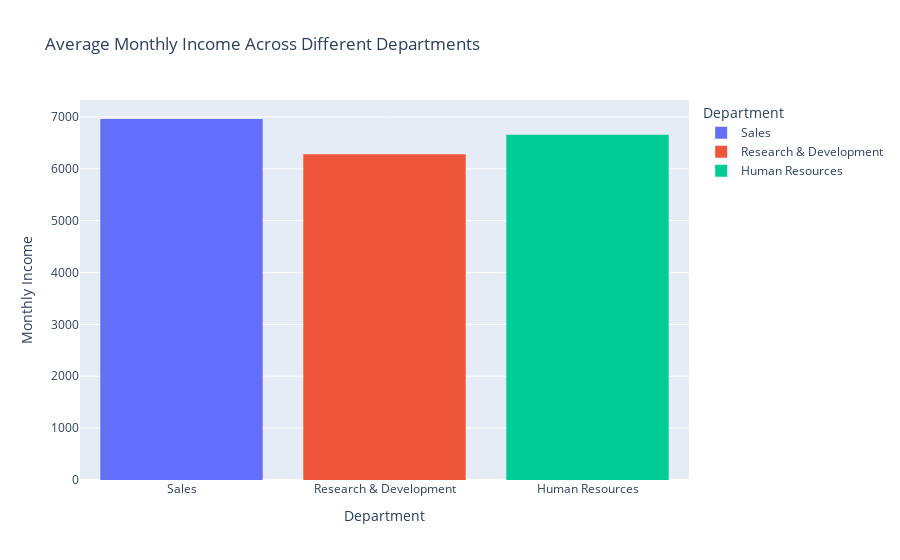

Notebook code for this chart:
### Code cell
fig = px.histogram(df, x='Department', y='MonthlyIncome', color='Department',
             title="Average Monthly Income Across Different Departments",histfunc='avg')
fig.update_layout(xaxis_title='Department', yaxis_title='Monthly Income')
fig.show()

### Figure 1 — Plotly figure (JSON) as saved in the notebook; plotly's stock layout.template omitted (floating-point values rounded to 4 significant figures; data arrays with more than 128 entries replaced by an {"elided": "..."} marker saying what was removed)
{"data": [{"alignmentgroup": "True", "bingroup": "x", "histfunc": "avg", "hovertemplate": "Department=%{x}<br>avg of MonthlyIncome=%{y}<extra></extra>", "legendgroup": "Sales", "marker": {"color": "#636efa", "pattern": {"shape": ""}}, "name": "Sales", "offsetgroup": "Sales", "orientation": "v", "showlegend": true, "type": "histogram", "x": {"elided": "446 str values"}, "xaxis": "x", "y": {"elided": "446 int values"}, "yaxis": "y"}, {"alignmentgroup": "True", "bingroup": "x", "histfunc": "avg", "hovertemplate": "Department=%{x}<br>avg of MonthlyIncome=%{y}<extra></extra>", "legendgroup": "Research & Development", "marker": {"color": "#EF553B", "pattern": {"shape": ""}}, "name": "Research & Development", "offsetgroup": "Research & Development", "orientation": "v", "showlegend": true, "type": "histogram", "x": {"elided": "961 str values"}, "xaxis": "x", "y": {"elided": "961 int values"}, "yaxis": "y"}, {"alignmentgroup": "True", "bingroup": "x", "histfunc": "avg", "hovertemplate": "Department=%{x}<br>avg of MonthlyIncome=%{y}<extra></extra>", "legendgroup": "Human Resources", "marker": {"color": "#00cc96", "pattern": {"shape": ""}}, "name": "Human Resources", "offsetgroup": "Human Resources", "orientation": "v", "showlegend": true, "type": "histogram", "x": ["Human Resources", "Human Resources", "Human Resources", "Human Resources", "Human Resources", "Human Resources", "Human Resources", "Human Resources", "Human Resources", "Human Resources", "Human Resources", "Human Resources", "Human Resources", "Human Resources", "Human Resources", "Human Resources", "Human Resources", "Human Resources", "Human Resources", "Human Resources", "Human Resources", "Human Resources", "Human Resources", "Human Resources", "Human Resources", "Human Resources", "Human Resources", "Human Resources", "Human Resources", "Human Resources", "Human Resources", "Human Resources", "Human Resources", "Human Resources", "Human Resources", "Human Resources", "Human Resources", "Human Resources", "Human Resources", "Human Resources", "Human Resources", "Human Resources", "Human Resources", "Human Resources", "Human Resources", "Human Resources", "Human Resources", "Human Resources", "Human Resources", "Human Resources", "Human Resources", "Human Resources", "Human Resources", "Human Resources", "Human Resources", "Human Resources", "Human Resources", "Human Resources", "Human Resources", "Human Resources", "Human Resources", "Human Resources", "Human Resources"], "xaxis": "x", "y": [5021, 2073, 18844, 17328, 2942, 6347, 2267, 6410, 2696, 2564, 9950, 2741, 18200, 5985, 10725, 19141, 19189, 6389, 2143, 3737, 4936, 2342, 5204, 2277, 2177, 10482, 2844, 4323, 3600, 6272, 4490, 3423, 19717, 14026, 16799, 7988, 2109, 2742, 2064, 16437, 6077, 19658, 5743, 3195, 1555, 6430, 9756, 2145, 2180, 3539, 4071, 2592, 2148, 2956, 2335, 2706, 2804, 3886, 2863, 2991, 19636, 2187, 8837], "yaxis": "y"}], "layout": {"barmode": "relative", "legend": {"title": {"text": "Department"}, "tracegroupgap": 0}, "title": {"text": "Average Monthly Income Across Different Departments"}, "xaxis": {"anchor": "y", "categoryarray": ["Sales", "Research & Development", "Human Resources"], "categoryorder": "array", "domain": [0, 1], "title": {"text": "Department"}}, "yaxis": {"anchor": "x", "domain": [0, 1], "title": {"text": "Monthly Income"}}}}
